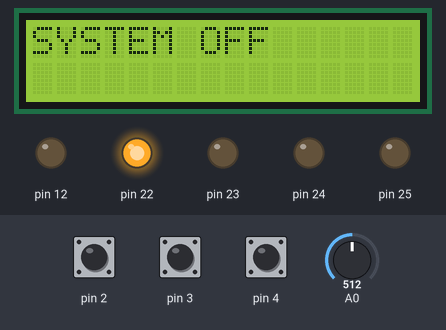
Simulated run of this sketch. Board: Arduino Mega 2560, built with avr-gcc and run on an emulated ATmega2560. Parts: 16×2 character LCD, output pins drawn as LEDs (lit = HIGH). Dashed ring = blinking. The test bench sets the inputs (shaded band); at power-on: pin 2 HIGH, A0 = 512, pin 3 HIGH, pin 4 HIGH.

Above: at 1.2 s.
1.3 s: pin 2 pulled LOW for 0.15 s
At 2.5 s:
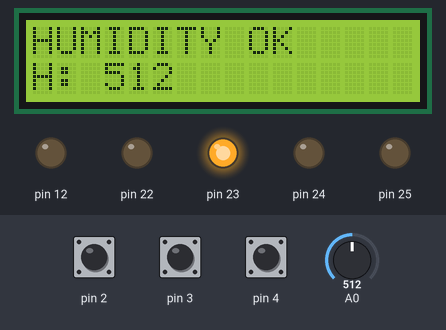
2.9 s: A0 set to 487
At 3.18 s:
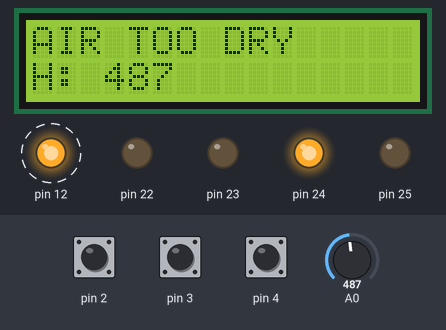
4.6 s: A0 set to 106
At 4.85 s:
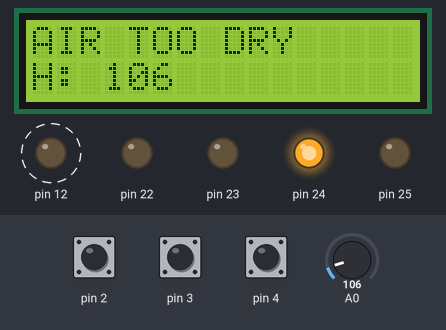
6.1 s: A0 set to 94
At 6.52 s:
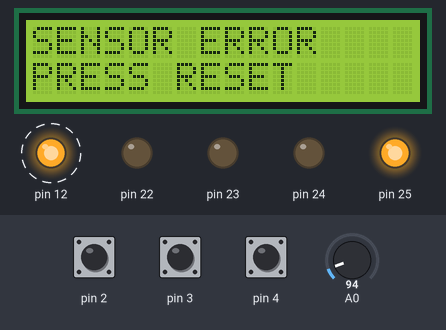
8.3 s: pin 3 pulled LOW for 1 s
At 8.41 s:
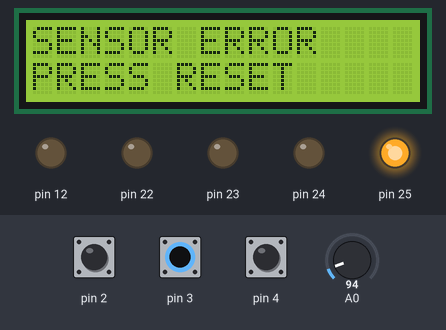
10.8 s: pin 2 pulled LOW for 1 s
At 11.08 s:
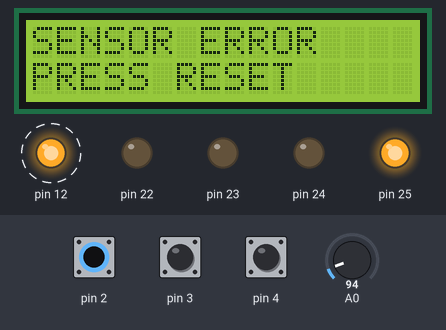
Timing chart, 0 to 13.4 s (numbered marks = the images above; inputs shaded):
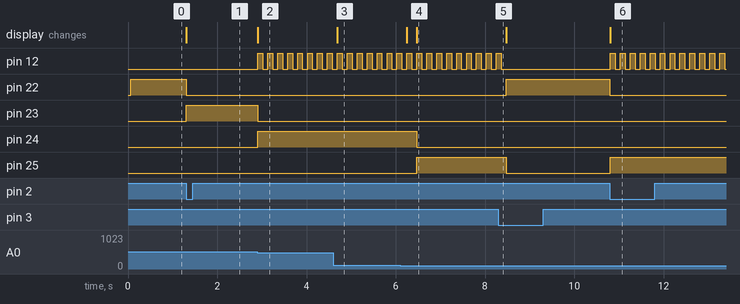

The sketch:

cpe_final_project.ino
```cpp
//Shota Nakaoji

#include <LiquidCrystal.h>

LiquidCrystal lcd(30, 31, 32, 33, 34, 35);


enum State {
  OFF,
  IDLE,
  ACTIVE,
  ERROR
};

volatile State currentState = OFF;


// PORTA (pins 22-25) LEDs
volatile unsigned char* ddr_a  = (unsigned char*) 0x21;
volatile unsigned char* port_a = (unsigned char*) 0x22;

// PORTB (pin12) buzzer
volatile unsigned char* ddr_b  = (unsigned char*) 0x24;
volatile unsigned char* port_b = (unsigned char*) 0x25;

// PORTE (pins2,3)
volatile unsigned char* ddr_e  = (unsigned char*) 0x2D;
volatile unsigned char* port_e = (unsigned char*) 0x2E;
volatile unsigned char* pin_e  = (unsigned char*) 0x2C;

// PORTG (pin4)
volatile unsigned char* ddr_g  = (unsigned char*) 0x33;
volatile unsigned char* port_g = (unsigned char*) 0x34;
volatile unsigned char* pin_g  = (unsigned char*) 0x32;


// ADC registers
volatile unsigned char* admux  = (unsigned char*) 0x7C;
volatile unsigned char* adcsra = (unsigned char*) 0x7A;
volatile unsigned char* adch   = (unsigned char*) 0x79;
volatile unsigned char* adcl   = (unsigned char*) 0x78;


void setup() {

  lcd.begin(16, 2);

  // LEDs
  *ddr_a |= (1 << 0);
  *ddr_a |= (1 << 1);
  *ddr_a |= (1 << 2);
  *ddr_a |= (1 << 3);

  // Buzzer (pin12)
  *ddr_b |= (1 << 6);

  // ON button
  *ddr_e &= ~(1 << 4);
  *port_e |= (1 << 4);

  // OFF button
  *ddr_e &= ~(1 << 5);
  *port_e |= (1 << 5);

  // RESET button
  *ddr_g &= ~(1 << 5);
  *port_g |= (1 << 5);

  attachInterrupt(digitalPinToInterrupt(2), startSystem, FALLING);

  adc_init();

  updateOutputs();
}


void loop() {

  switch(currentState) {

    case OFF:

      lcd.setCursor(0,0);
      lcd.print("SYSTEM OFF    ");

      lcd.setCursor(0,1);
      lcd.print("                ");

      break;


    case IDLE:

      {

        unsigned int adcValue = adc_read();

        lcd.setCursor(0,0);
        lcd.print("HUMIDITY OK   ");

        lcd.setCursor(0,1);
        lcd.print("H: ");
        lcd.print(adcValue);
        lcd.print("      ");


        // OFF button
        if (((*pin_e) & (1 << 5)) == 0) {

          currentState = OFF;
          updateOutputs();
        }

        // ERROR condition
        else if (adcValue < 100 || adcValue > 900) {

          currentState = ERROR;
          updateOutputs();
        }

        // ACTIVE condition
        else if (adcValue < 500) {

          currentState = ACTIVE;
          updateOutputs();
        }
      }

      break;


    case ACTIVE:

      {

        unsigned int adcValue = adc_read();

        lcd.setCursor(0,0);
        lcd.print("AIR TOO DRY   ");

        lcd.setCursor(0,1);
        lcd.print("H: ");
        lcd.print(adcValue);
        lcd.print("      ");


        // buzzer sound
        *port_b |= (1 << 6);

        for (volatile long i = 0; i < 50000; i++);

        *port_b &= ~(1 << 6);

        for (volatile long i = 0; i < 50000; i++);


        // OFF button
        if (((*pin_e) & (1 << 5)) == 0) {

          currentState = OFF;
          updateOutputs();
        }

        // ERROR condition
        else if (adcValue < 100 || adcValue > 900) {

          currentState = ERROR;
          updateOutputs();
        }

        // return to IDLE
        else if (adcValue >= 500) {

          currentState = IDLE;
          updateOutputs();
        }
      }

      break;


    case ERROR:

      lcd.setCursor(0,0);
      lcd.print("SENSOR ERROR  ");

      lcd.setCursor(0,1);
      lcd.print("PRESS RESET   ");


      // buzzer sound
      *port_b |= (1 << 6);

      for (volatile long i = 0; i < 50000; i++);

      *port_b &= ~(1 << 6);

      for (volatile long i = 0; i < 50000; i++);


      // RESET button
      if (((*pin_g) & (1 << 5)) == 0) {

        currentState = IDLE;
        updateOutputs();
      }

      // OFF button
      else if (((*pin_e) & (1 << 5)) == 0) {

        currentState = OFF;
        updateOutputs();
      }

      break;
  }
}


void startSystem() {

  if (currentState == OFF) {

    currentState = IDLE;
    updateOutputs();
  }
}


void updateOutputs() {

  // turn OFF all LEDs
  *port_a &= ~(1 << 0);
  *port_a &= ~(1 << 1);
  *port_a &= ~(1 << 2);
  *port_a &= ~(1 << 3);

  switch(currentState) {

    case OFF:

      *port_a |= (1 << 0);

      break;


    case IDLE:

      *port_a |= (1 << 1);

      break;


    case ACTIVE:

      *port_a |= (1 << 2);

      break;


    case ERROR:

      *port_a |= (1 << 3);

      break;
  }
}


void adc_init() {

  *admux = 0x40;

  *adcsra = 0x87;
}


unsigned int adc_read() {

  *adcsra |= (1 << 6);

  while ((*adcsra & (1 << 6)) != 0);

  unsigned int low  = *adcl;
  unsigned int high = *adch;

  return (high << 8) | low;
}
```

Measured:
- the behaviour switches between 500 and 499 on A0 (found by bisection; images 1 and 2)
- the behaviour switches between 100 and 99 on A0 (found by bisection; images 3 and 4)
- after the input at 1.3 s, pin 22: HIGH → LOW at once; pin 23: LOW → HIGH at once; the display: changes at once (image 1)
- after the input at 2.9 s, pin 12: alternates HIGH for 0.11 s and LOW for 0.11 s, starting at once; pin 23: HIGH → LOW at once; pin 24: LOW → HIGH at once; the display: first changes at once (image 2 shows a later state)
- after the input at 4.6 s, the display: changes after 0.09 s (image 3)
- after the input at 6.1 s, pin 24: HIGH → LOW after 0.37 s; pin 25: LOW → HIGH after 0.37 s; the display: first changes after 0.15 s (image 4 shows a later state)
- after the input at 8.3 s, pin 12: goes on until 8.4 s, then stays LOW; pin 22: LOW → HIGH after 0.17 s; pin 25: HIGH → LOW after 0.17 s
- after the input at 10.8 s, pin 12: alternates HIGH for 0.11 s and LOW for 0.11 s, starting at once; pin 22: HIGH → LOW at once; pin 25: LOW → HIGH at once; the display: changes at once (image 6)
